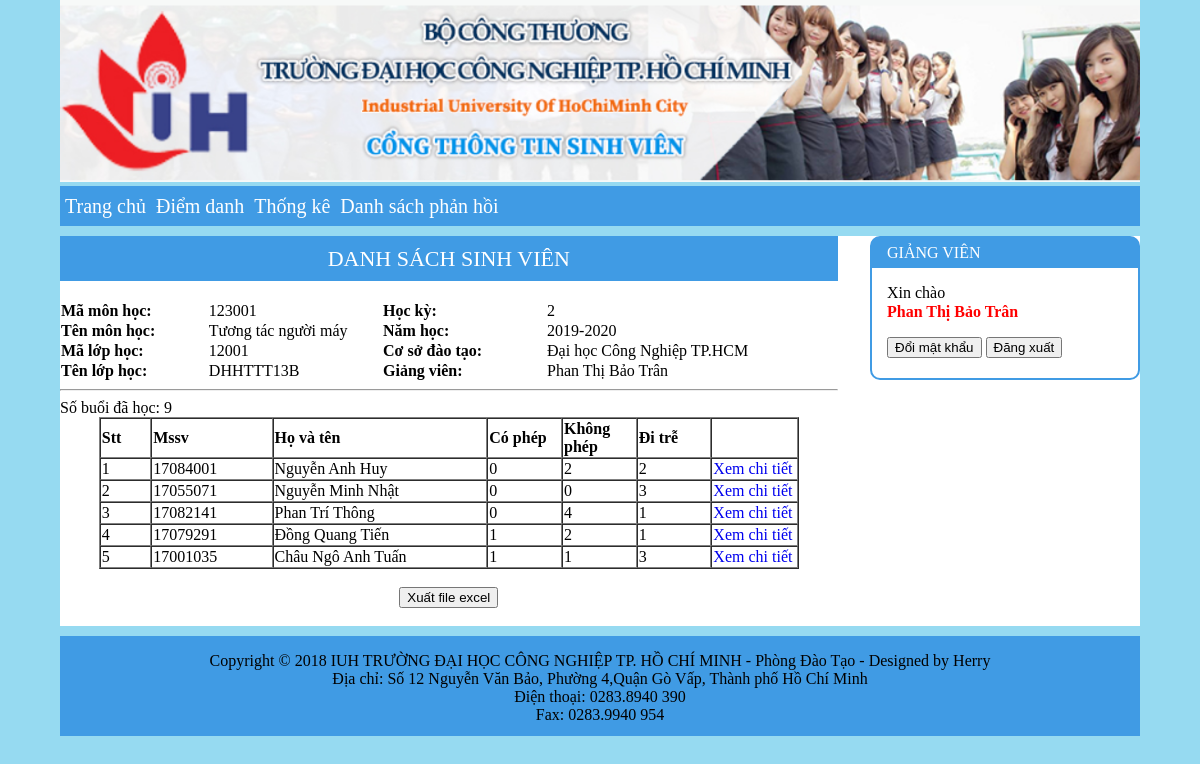
The app's page /?thamso=chi_tiet_thong_ke&id_lmh=12001 (signed in) with its own data.
### tables this page shows
CREATE TABLE `lop_mon_hoc` (
  `ma_lmh` varchar(100) NOT NULL,
  `ten_lmh` varchar(100) NOT NULL,
  `ma_mh` varchar(100) NOT NULL,
  `ma_gv` varchar(100) NOT NULL,
  `hoc_ki` int(100) NOT NULL,
  `nam_hoc` varchar(100) NOT NULL,
  PRIMARY KEY  (`ma_lmh`),
  KEY `ma_mh` (`ma_mh`),
  KEY `ma_gv` (`ma_gv`)
);

CREATE TABLE `mon_hoc` (
  `ma_mh` varchar(100) NOT NULL,
  `ten_mh` varchar(200) NOT NULL,
  `so_tin_chi` int(100) NOT NULL,
  `tong_so_tiet` int(100) NOT NULL,
  `so_tiet_li_thuyet` int(100) NOT NULL,
  `so_tiet_thuc_hanh` int(100) NOT NULL,
  PRIMARY KEY  (`ma_mh`)
);

CREATE TABLE `giang_vien` (
  `ma_gv` varchar(100) NOT NULL,
  `mat_khau` varchar(100) NOT NULL default '123456',
  `ten` varchar(100) NOT NULL,
  `khoa` varchar(100) NOT NULL,
  PRIMARY KEY  (`ma_gv`)
);

CREATE TABLE `sinh_vien_lop_mon_hoc` (
  `ma_lmh` varchar(100) NOT NULL,
  `ma_sv` varchar(100) NOT NULL,
  `hoc_ki` int(100) NOT NULL,
  `nam_hoc` varchar(100) NOT NULL,
  PRIMARY KEY  (`ma_lmh`,`ma_sv`),
  KEY `ma_sv` (`ma_sv`)
);

CREATE TABLE `sinh_vien` (
  `ma_sv` varchar(100) NOT NULL,
  `mat_khau` varchar(100) NOT NULL default '123456',
  `ho_dem` varchar(100) NOT NULL,
  `ten` varchar(100) NOT NULL,
  `ho_dem_ten` varchar(100) NOT NULL,
  `ngay_sinh` date NOT NULL,
  `gioi_tinh` varchar(100) NOT NULL,
  `lop` varchar(100) NOT NULL,
  PRIMARY KEY  (`ma_sv`)
);

### source/mysource.php (the view, shortened to what this page needs)
<?php
class my_function
{
	function ketnoi()
	{
		$conn=mysqli_connect('localhost','user_diem_danh','123456','csdl_diem_danh');
		if(!$conn)
		{
			echo 'Khong ket noi duoc voi csdl';
			die();
		}
		else
		{
			mysqli_set_charset($conn,"utf8");
			return $conn;
		}
	}
		?>
		<?php
	function tai_khoan($tk)
	{
		$link=$this->ketnoi();
		$sql1="select * from sinh_vien where ma_sv='$tk' limit 1";
		$sql2="select * from giang_vien where ma_gv='$tk' limit 1";
		$sql3="select * from admin where tai_khoan='$tk' limit 1";
		$kq1=mysqli_query($link,$sql1);
		$kq2=mysqli_query($link,$sql2);
		$kq3=mysqli_query($link,$sql3);
		$i1=mysqli_num_rows($kq1);
		$i2=mysqli_num_rows($kq2);
		$i3=mysqli_num_rows($kq3);
		if($i1==1)
		{
			while($row=mysqli_fetch_array($kq1))
			{
				$ten=$row['ho_dem_ten'];
				echo ''.'<p>Xin chào</p>'.'<p class="p_temp">'.$ten.'</p>';
			}
		}
		else if($i2==1)
		{
				while($row=mysqli_fetch_array($kq2))
				{
					$ten=$row['ten'];
					echo ''.'<p>Xin chào</p>'.'<p class="p_temp">'.$ten.'</p>';
				}
		}
		else
		{
			if($i3==1)
			{
				echo ''.'<p>Xin chào</p>'.'<p class="p_temp">Admin</p>';
			}
		}
	}
	function thong_tin_diem_danh()
	{
		$ma_lmh=$_GET['id_lmh'];
		$link=$this->ketnoi();
		$sql1="select * from lop_mon_hoc a join mon_hoc b on a.ma_mh=b.ma_mh join giang_vien c on a.ma_gv=c.ma_gv where ma_lmh='$ma_lmh'";
		$kq1=mysqli_query($link,$sql1);
		$i=mysqli_num_rows($kq1);
		if($i==1)
		{
			while($row=mysqli_fetch_array($kq1))
			{
				$ma_mh=$row['ma_mh'];
				$ten_mh=$row['ten_mh'];
				$ten_lmh=$row['ten_lmh'];
				$ten_gv=$row['ten'];
				$hoc_ki=$row['hoc_ki'];
				$nam_hoc=$row['nam_hoc'];
				echo '<table width="800" border="0" cellspacing="0">
					  <tr>
						<td width="144"><strong>Mã môn học:</strong></td>
						<td width="170">'.$ma_mh.'</td>
						<td width="160"><strong>Học kỳ:</strong></td>
						<td width="308">'.$hoc_ki.'</td>
					  </tr>
					  <tr>
						<td><strong>Tên môn học:</strong></td>
						<td>'.$ten_mh.'</td>
						<td><strong>Năm học:</strong></td>
						<td>'.$nam_hoc.'</td>
					  </tr>
					  <tr>
						<td><strong>Mã lớp học:</strong></td>
						<td>'.$ma_lmh.'</td>
						<td><strong>Cơ sở đào tạo:</strong></td>
						<td>Đại học Công Nghiệp TP.HCM</td>
					  </tr>
					  <tr>
						<td><strong>Tên lớp học:</strong></td>
						<td>'.$ten_lmh.'</td>
						<td><strong>Giảng viên:</strong></td>
						<td>'.$ten_gv.'</td>
					  </tr>
					</table>';
			}
		}
	}
	function chi_tiet_thong_ke()
	{
		$ma_lmh=$_GET['id_lmh'];
		$link=$this->ketnoi();
		$sql1="select * from sinh_vien_lop_mon_hoc a join sinh_vien b on a.ma_sv=b.ma_sv where ma_lmh='$ma_lmh' order by ten";
		$kq1=mysqli_query($link,$sql1);
		$i=mysqli_num_rows($kq1);
		if($i>0)
		{
			$stt=1;
			echo '<table width="700" border="1" cellspacing="0" align="center">
				  <tr>
					<td width="40"><strong>Stt</strong></td>
					<td width="100"><strong>Mssv</strong></td>
					<td width="180"><strong>Họ và tên</strong></td>
					<td width="60"><strong>Có phép</strong></td>
					<td width="60"><strong>Không phép</strong></td>
					<td width="60"><strong>Đi trễ</strong></td>
					<td width="70">&nbsp;</td>
				  </tr>';
				while($row1=mysqli_fetch_array($kq1))
				{
					$ma_sv=$row1['ma_sv'];
					$ten=$row1['ho_dem_ten'];
					$sql2="select * from diem_danh a join chi_tiet_diem_danh b on a.id_diem_danh=b.id_diem_danh where ma_lmh='$ma_lmh' and ma_sv='$ma_sv'";
					$kq2=mysqli_query($link,$sql2);
					$i2=mysqli_num_rows($kq2);
					if($i2>0)
					{
						$vcp=0;
						$vkp=0;
						$dt=0;
						 while($row2=mysqli_fetch_array($kq2))
						 {
							 $trang_thai=$row2['trang_thai_diem_danh'];
							 switch($trang_thai)
								 {
									case '1':
										$vcp++;
									break;
									case '2':
										$vkp++;
									break;
									case '3':
										$dt++;
									break;
								}
						}
					}
					echo '<tr>
							<td>'.$stt.'</td>
							<td>'.$ma_sv.'</td>
							<td>'.$ten.'</td>
							<td>'.$vcp.'</td>
							<td>'.$vkp.'</td>
							<td>'.$dt.'</td>
							<td><a href="?thamso=chi_tiet_thong_ke_sinh_vien&id_sv='.$ma_sv.'&id_lmh='.$ma_lmh.'">Xem chi tiết</a></td>
						  </tr>';
						  $stt++;
				}
				echo '</table>';
				echo '<br><center><form method="post">
						<input type="submit" name="sub1" value="Xuất file excel" />
						</form></center>';
		}
	}
	function so_buoi_hoc()
	{
		$ma_lmh=$_GET['id_lmh'];
		$link=$this->ketnoi();
		$sql1="select * from diem_danh where ma_lmh='$ma_lmh'";
		$kq1=mysqli_query($link,$sql1);
		$i=mysqli_num_rows($kq1);
		if($i>-1)
		{
			$lan=0;
			while($row=mysqli_fetch_array($kq1))
			{
				$lan++;
			}
			echo 'Số buổi đã học:  '.$lan;
		}
	}
}
?>

### giao_dien/giao_dien.css (style rules this page uses)
body { background:#96DAF1; margin:0px; padding:0px; }
a { text-decoration:none; }
.p_temp { color:red; font-weight:bold; margin-top:-15px; }

### records on screen
lop_mon_hoc: ma_mh.ma_mh "123001", hoc_ki "2", ma_mh.ten_mh "Tương tác người máy", nam_hoc "2019-2020", ten_lmh "DHHTTT13B", ma_gv.ten "Phan Thị Bảo Trân"
sinh_vien_lop_mon_hoc: ma_sv.ma_sv "17084001", ma_sv.ho_dem_ten "Nguyễn Anh Huy", vcp "0", vkp "2", dt "2"
sinh_vien_lop_mon_hoc: ma_sv.ma_sv "17055071", ma_sv.ho_dem_ten "Nguyễn Minh Nhật", vcp "0", vkp "0", dt "3"
sinh_vien_lop_mon_hoc: ma_sv.ma_sv "17082141", ma_sv.ho_dem_ten "Phan Trí Thông", vcp "0", vkp "4", dt "1"
sinh_vien_lop_mon_hoc: ma_sv.ma_sv "17079291", ma_sv.ho_dem_ten "Đồng Quang Tiến", vcp "1", vkp "2", dt "1"
sinh_vien_lop_mon_hoc: ma_sv.ma_sv "17001035", ma_sv.ho_dem_ten "Châu Ngô Anh Tuấn", vcp "1", vkp "1", dt "3"
giang_vien: ten "Phan Thị Bảo Trân"

### other values on screen
$lan "9"
